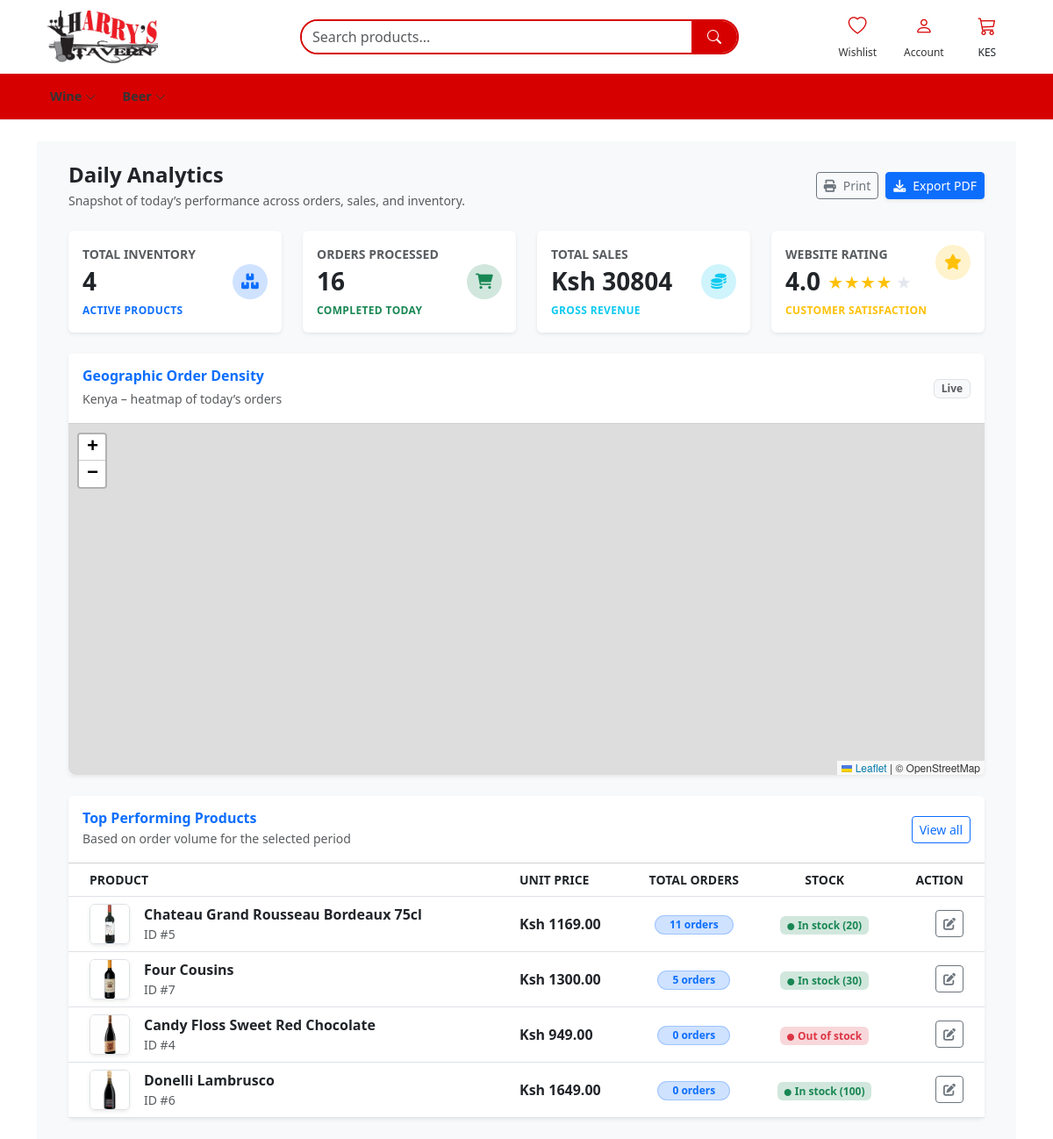
The app's page /reports/ (signed in) with its own data.
### Deliver/models.py (models this page shows, shortened)
class Category(models.Model):
    name = models.CharField(max_length=100)
    slug = models.SlugField(unique=True)

class Product(models.Model):
    FEATURE_CHOICES = (
        ('new', 'New Product'),
        ('popular', 'Popular Wine'),
    )
    name = models.CharField(max_length=200)
    category = models.ForeignKey(Category, on_delete=models.SET_NULL, null=True, related_name="products")
    subcategory = models.ForeignKey(SubCategory, on_delete=models.SET_NULL, null=True, related_name="products")
    description = models.TextField()
    price = models.DecimalField(max_digits=10, decimal_places=2)
    old_price = models.DecimalField(max_digits=10, decimal_places=2, blank=True, null=True)
    image = models.ImageField(upload_to='products/')
    created_at = models.DateTimeField(auto_now_add=True)
    slug = models.SlugField(unique=True, blank=True)
    country = models.CharField(max_length=100, blank=True, null=True, help_text="Country of origin of the product")
    feature = models.CharField(max_length=20, choices=FEATURE_CHOICES, blank=True, null=True)
    size = models.CharField(max_length=50, default="75cl")
    stock = models.PositiveIntegerField(default=0)
    accolades = models.TextField(blank=True, null=True, help_text="Awards and recognition")

### Deliver/views.py (the view)
# urls.py: path('reports/', views.reports, name='reports'),
@superuser_required
def reports(request):
    orders_with_coords = Order.objects.exclude(latitude__isnull=True, longitude__isnull=True)
    map_data = [[float(o.latitude), float(o.longitude), 1] for o in orders_with_coords]
    total_sales = Order.objects.aggregate(total=Sum('total_amount'))['total'] or 0
    top_products = Product.objects.annotate(
        order_count=Count('orderitem')
    ).order_by('-order_count')[:5]
    avg_website_rating = WebsiteRating.objects.aggregate(avg=Avg('rating'))['avg'] or 0
    full_stars = floor(avg_website_rating)
    empty_stars = 5 - full_stars
    products = Product.objects.all()
    orders = Order.objects.order_by('-created_at')
    paginator = Paginator(products, 10)
    page_number = request.GET.get('page')
    products_page = paginator.get_page(page_number)
    pending_orders = Order.objects.filter(status="Pending").count()
    delivered_orders = Order.objects.filter(status="Delivered").count()
    cancelled_orders = Order.objects.filter(status="Cancelled").count()
    recent_orders = Order.objects.order_by('-created_at')[:5]
    context = {
        'total_products': products.count(),
        'total_orders': orders.count(),
        'total_sales': total_sales,
        'products': products_page,
        'orders': orders,
        'top_products': top_products,
        'map_data': map_data,
        'avg_website_rating': avg_website_rating,
        'full_stars': range(full_stars),
        'empty_stars': range(empty_stars),
        'pending_orders': pending_orders,
        'delivered_orders': delivered_orders,
        'cancelled_orders': cancelled_orders,
        'recent_orders': recent_orders,
    }
    html_message = render_to_string('Deliver/daily_report.html', context)
    superusers = User.objects.filter(is_superuser=True)
    for admin in superusers:
        if admin.email:
            send_mail(
                subject=f'Daily Report - {timezone.now().date()}',
                message='Your email client does not support HTML emails.',
                from_email=settings.DEFAULT_FROM_EMAIL,
                recipient_list=[admin.email],
                html_message=html_message,
            )
    return render(request, 'Deliver/Reports.html', context)

### Deliver/templates/Deliver/Reports.html (shortened to what this page needs)
{% extends "Deliver/base.html" %}
{% load static %}
{% block content %}
<div class="container-fluid py-4" style="background-color: #f8f9fa; min-height: 100vh;">
  <div class="container-xl px-3 px-md-4">
    <div class="d-flex flex-column flex-md-row justify-content-between align-items-md-center mb-4 gap-3">
      <div>
        <h1 class="h4 mb-1 fw-bold text-dark">Daily Analytics</h1>
        <p class="text-muted small mb-0">Snapshot of today’s performance across orders, sales, and inventory.</p>
      </div>
      <div class="d-flex align-items-center gap-2">
        <button class="btn btn-outline-secondary btn-sm" onclick="window.print()">
          <i class="fas fa-print me-2"></i>Print
        </button>
        <button class="btn btn-primary btn-sm shadow-sm">
          <i class="fas fa-download me-2"></i>Export PDF
        </button>
      </div>
    </div>
    <div class="row gy-3 gx-4 mb-4">
      <div class="col-xl-3 col-md-6">
        <a href="{% url 'admin:Deliver_product_changelist' %}" class="text-decoration-none text-reset">
          <div class="card border-0 shadow-sm h-100 hover-shadow">
            <div class="card-body d-flex justify-content-between align-items-center">
              <div>
                <div class="text-uppercase text-muted fw-semibold small mb-1">Total Inventory</div>
                <div class="h3 mb-0 fw-bold text-dark">{{ total_products }}</div>
                <div class="text-xs text-primary mt-2">Active products</div>
              </div>
              <div class="kpi-card-icon bg-primary-subtle text-primary">
                <i class="fas fa-boxes"></i>
              </div>
            </div>
          </div>
        </a>
      </div>
      <div class="col-xl-3 col-md-6">
        <a href="{% url 'admin:Deliver_order_changelist' %}" class="text-decoration-none text-reset">
          <div class="card border-0 shadow-sm h-100 hover-shadow">
            <div class="card-body d-flex justify-content-between align-items-center">
              <div>
                <div class="text-uppercase text-muted fw-semibold small mb-1">Orders Processed</div>
                <div class="h3 mb-0 fw-bold text-dark">{{ total_orders }}</div>
                <div class="text-xs text-success mt-2">Completed today</div>
              </div>
              <div class="kpi-card-icon bg-success-subtle text-success">
                <i class="fas fa-shopping-cart"></i>
              </div>
            </div>
          </div>
        </a>
      </div>
      <div class="col-xl-3 col-md-6">
        <a href="{% url 'admin:Deliver_order_changelist' %}" class="text-decoration-none text-reset">
          <div class="card border-0 shadow-sm h-100 hover-shadow">
            <div class="card-body d-flex justify-content-between align-items-center">
              <div>
                <div class="text-uppercase text-muted fw-semibold small mb-1">Total Sales</div>
                <div class="h3 mb-0 fw-bold text-dark">Ksh {{ total_sales|floatformat:0 }}</div>
                <div class="text-xs text-info mt-2">Gross revenue</div>
              </div>
              <div class="kpi-card-icon bg-info-subtle text-info">
                <i class="fas fa-coins"></i>
              </div>
            </div>
          </div>
        </a>
      </div>
      <div class="col-xl-3 col-md-6">
        <div class="card border-0 shadow-sm h-100 hover-shadow">
          <div class="card-body">
            <div class="d-flex justify-content-between align-items-start">
              <div>
                <div class="text-uppercase text-muted fw-semibold small mb-1">Website Rating</div>
                <div class="d-flex align-items-center">
                  <div class="h3 mb-0 fw-bold text-dark me-2">{{ avg_website_rating|floatformat:1 }}</div>
                  <div class="mt-1">
                    {% for _ in full_stars %}<span class="star-gold">&#9733;</span>{% endfor %}
                    {% for _ in empty_stars %}<span class="star-gray">&#9733;</span>{% endfor %}
                  </div>
                </div>
                <div class="text-xs text-warning mt-2">Customer satisfaction</div>
              </div>
              <div class="kpi-card-icon bg-warning-subtle text-warning">
                <i class="fas fa-star"></i>
              </div>
            </div>
          </div>
        </div>
      </div>
    </div>
    <div class="card shadow-sm border-0 mb-4">
      <div class="card-header bg-white py-3 d-flex justify-content-between align-items-center">
        <div>
          <h6 class="mb-1 fw-bold text-primary">Geographic Order Density</h6>
          <span class="text-muted small">Kenya – heatmap of today’s orders</span>
        </div>
        <span class="badge bg-light text-muted border small">Live</span>
      </div>
      <div class="card-body p-0">
        <div id="orderMap" style="height: 400px; width: 100%; border-radius: 0 0 .5rem .5rem; overflow: hidden;"></div>
      </div>
    </div>
    <div class="card shadow-sm border-0">
      <div class="card-header bg-white py-3 d-flex justify-content-between align-items-center">
        <div>
          <h6 class="m-0 fw-bold text-primary">Top Performing Products</h6>
          <span class="text-muted small">Based on order volume for the selected period</span>
        </div>
        <a href="{% url 'admin:Deliver_product_changelist' %}" class="btn btn-sm btn-outline-primary">
          View all
        </a>
      </div>
      <div class="table-responsive" style="max-height: 460px;">
        <table class="table table-hover align-middle mb-0 table-sticky-header">
          <thead class="bg-light text-muted small text-uppercase">
            <tr>
              <th class="ps-4">Product</th>
              <th>Unit price</th>
              <th class="text-center">Total orders</th>
              <th class="text-center">Stock</th>
              <th class="text-end pe-4">Action</th>
            </tr>
          </thead>
          <tbody>
            {% for product in top_products %}
            <tr>
              <td class="ps-4">
                <div class="d-flex align-items-center">
                  {% if product.image %}
                  <img src="{{ product.image.url }}" class="rounded shadow-sm border me-3"
                       style="width: 46px; height: 46px; object-fit: cover;">
                  {% else %}
                  <div class="rounded border bg-light me-3 d-flex align-items-center justify-content-center"
                       style="width: 46px; height: 46px;">
                    <i class="fas fa-box text-muted"></i>
                  </div>
                  {% endif %}
                  <div>
                    <div class="fw-semibold text-dark">{{ product.name }}</div>
                    <div class="text-muted small">ID #{{ product.id }}</div>
                  </div>
                </div>
              </td>
              <td>
                <span class="fw-semibold">Ksh {{ product.price|floatformat:2 }}</span>
              </td>
              <td class="text-center">
                <span class="badge rounded-pill bg-primary-subtle text-primary px-3 border border-primary-subtle">
                  {{ product.order_count }} orders
                </span>
              </td>
              <td class="text-center">
                {% if product.stock > 15 %}
                  <span class="badge bg-success-subtle text-success fw-semibold">
                    <i class="fas fa-circle me-1" style="font-size: 8px;"></i>In stock ({{ product.stock }})
                  </span>
                {% elif product.stock > 0 %}
                  <span class="badge bg-warning-subtle text-warning fw-semibold">
                    <i class="fas fa-circle me-1" style="font-size: 8px;"></i>Low ({{ product.stock }})
                  </span>
                {% else %}
                  <span class="badge bg-danger-subtle text-danger fw-semibold">
                    <i class="fas fa-circle me-1" style="font-size: 8px;"></i>Out of stock
                  </span>
                {% endif %}
              </td>
              <td class="text-end pe-4">
                <a href="{% url 'admin:Deliver_product_change' product.id %}" class="btn btn-sm btn-outline-secondary">
                  <i class="fas fa-edit"></i>
                </a>
              </td>
            </tr>
            {% endfor %}
          </tbody>
        </table>
      </div>
    </div>
  </div>
</div>
<link rel="stylesheet" href="https://unpkg.com/leaflet@1.9.4/dist/leaflet.css" />
<link rel="stylesheet" href="https://cdnjs.cloudflare.com/ajax/libs/font-awesome/6.0.0/css/all.min.css" />
{% endblock %}

### Deliver/templates/Deliver/base.html (shortened to what this page needs)
{% load static %}
<!DOCTYPE html>
<html lang="en">
<head>
    <link href="https://cdn.jsdelivr.net/npm/bootstrap@5.3.0/dist/css/bootstrap.min.css" rel="stylesheet">
    <link rel="stylesheet" href="https://cdn.jsdelivr.net/npm/bootstrap-icons@1.11.1/font/bootstrap-icons.css">
</head>
<body>
<div class="top-bar">
    <div class="container d-flex align-items-center">
        <a href="{% url 'product_list' %}" class="logo-link">
            <img src="{% static 'images/logo.jpg' %}" alt="Harry's Tavern" class="site-logo">
        </a>
        <div class="search-container">
            <form method="get" action="{% url 'product_list' %}">
                <div class="input-group search-group">
                    <input type="text" name="q" class="form-control search-input rounded-startpill"
                        placeholder="Search products..."
                        value="{{ request.GET.q|default_if_none:'' }}">
                    <button class="btn search-btn" type="submit">
                        <i class="bi bi-search"></i>
                    </button>
                </div>
            </form>
        </div>
        <div class="d-flex align-items-center ms-auto">
            <a href="#" class="header-link">
                <i class="bi bi-heart"></i>
                <span>Wishlist</span>
            </a>
            {% if user.is_authenticated %}
            <a href="{% url 'orders' %}" class="header-link">
                <i class="bi bi-person"></i>
                <span>Account</span>
            </a>
            {% else %}
            <a href="{% url 'login' %}?next={% url 'orders' %}" class="header-link">
                <i class="bi bi-person"></i>
                <span>Account</span>
            </a>
            {% endif %}
            <a href="{% url 'cart' %}" class="header-link border-0">
                <i class="bi bi-cart3"></i>
                <span class="badge bg-white text-dark mt-1">
                    KES {{ cart_total|floatformat:2 }}
                </span>
            </a>
        </div>
    </div>
</div>
<nav class="category-nav">
    <div class="container">
        <ul class="nav">
            {% for category in nav_categories %}
            <li class="nav-item nav-category">
                <a class="nav-link">
                    <i class="bi bi-chevron-down small"></i>
                </a>
            </li>
            {% endfor %}
        </ul>
    </div>
</nav>
<main class="container mt-4">
    {% block content %}{% endblock %}
</main>
</body>
</html>

### records on screen
Product: image (picture), name "Chateau Grand Rousseau Bordeaux 75cl", id "5", price "1169.00", order_count "11", stock "20"
Product: image (picture), name "Four Cousins", id "7", price "1300.00", order_count "5", stock "30"
Product: image (picture), name "Candy Floss Sweet Red Chocolate", id "4", price "949.00", order_count "0", stock 0 (drawn)
Product: image (picture), name "Donelli Lambrusco", id "6", price "1649.00", order_count "0", stock "100"

### other values on screen
{{ total_products }} "4"
{{ total_orders }} "16"
{{ total_sales|floatformat:0 }} "30804"
{{ avg_website_rating|floatformat:1 }} "4.0"
